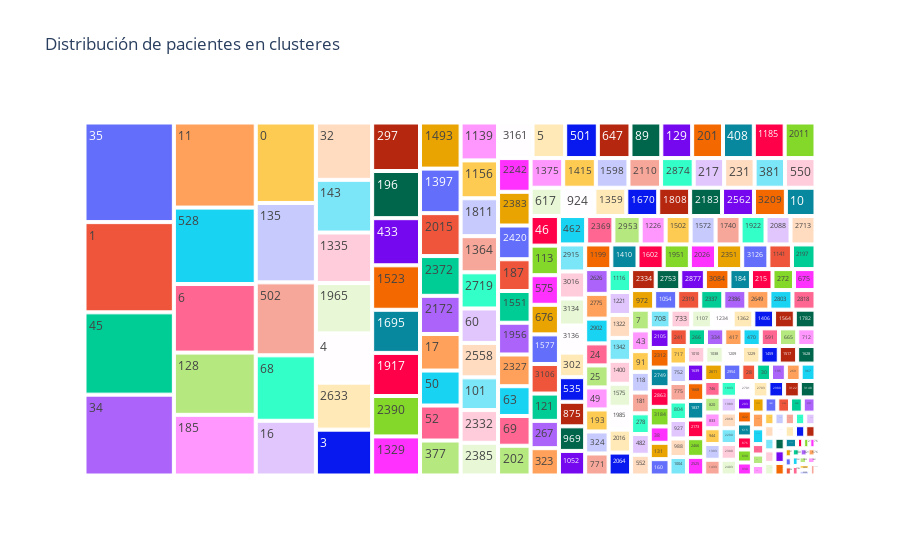

Write notebook code for a chart like this one.
### Code cell
# Miramos el histograma de cada categoria en detalle
data = clustering_df[clustering_df['diabetic_label'] == 2]['cluster_label']
plt.figure(figsize=(10, 10))
plt.hist(data, color="#5975A4", bins=len(clusters))
plt.title("Histograma de agrupacion de los valores en clusteres para Diabeticos")
plt.xlabel("Clusters")
plt.ylabel("Frecuencia")
plt.show()

# Visualización de los valores de cluster_label 
ax= px.treemap(clustering_df[clustering_df['diabetic_label'] == 2],path=['cluster_label'],title="Distribución de pacientes en clusteres")
ax.show()

### Figure 1 — Plotly figure (JSON) as saved in the notebook; plotly's stock layout.template omitted (floating-point values rounded to 4 significant figures; data arrays with more than 128 entries replaced by an {"elided": "..."} marker saying what was removed)
{"data": [{"branchvalues": "total", "domain": {"x": [0, 1], "y": [0, 1]}, "hovertemplate": "labels=%{label}<br>count=%{value}<br>parent=%{parent}<br>id=%{id}<extra></extra>", "ids": {"elided": "282 str values"}, "labels": {"elided": "282 str values"}, "name": "", "parents": {"elided": "282 str values"}, "type": "treemap", "values": {"elided": "282 int values"}}], "layout": {"legend": {"tracegroupgap": 0}, "title": {"text": "Distribución de pacientes en clusteres"}}}
